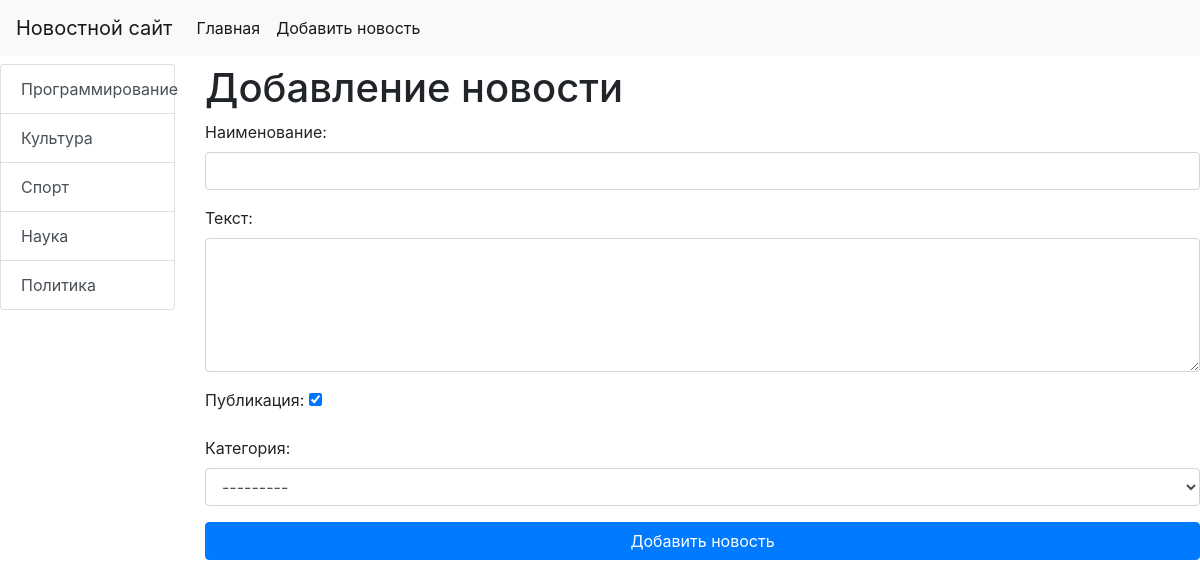
The app's page /news/add-news/ with its own data.
### news/models.py (models this page shows)
class Category(models.Model):
    title = models.CharField(max_length=150, db_index=True, verbose_name='Категория')
    def get_absolute_url(self):
        return reverse('category', kwargs={"category_id": self.pk})
    def __str__(self):
        return self.title
    class Meta:
        verbose_name = 'Категория'
        verbose_name_plural = 'Категории'

### news/views.py (the view)
# urls.py: path('news/add-news/', add_news, name='add_news'),
def add_news(request):
    if request.method == 'POST':
        form = NewsForm(request.POST)
        if form.is_valid():
            news = form.save()
            return redirect(news)
    else:
        form = NewsForm()
    return render(request, 'news/add_news.html', {'form': form})

### news/forms.py
class NewsForm(forms.ModelForm):
    class Meta:
        model = News
        fields = ['title', 'content', 'is_published', 'category']
        widgets = {
            'title': forms.TextInput(attrs={'class': "form-control"}),
            'content': forms.Textarea(attrs={'class': "form-control", 'rows': 5}),
            'category': forms.Select(attrs={'class': "form-control"}),
        }

### news/templatetags/news_tags.py (called while the page is built)
@register.inclusion_tag('news/list_categories.html')
def show_categories():
    categories = Category.objects.all()
    return {'categories': categories}

### news/templates/news/add_news.html (shortened to what this page needs)
{% extends 'base.html' %}
{% block sidebar %}
{% include 'inc/_sidebar.html' %}
{% endblock %}
{% block content %}
<h1>Добавление новости</h1>
<form action="{% url 'add_news' %}" method="POST">
    {{ form.as_p }}
    <button type="submit" class="btn btn-primary btn-block mr-6">Добавить новость</button>
</form>
{% endblock %}

### news/templates/news/list_categories.html
<div class="List-group">
    {% for item in categories %}
    <a href="{{ item.get_absolute_url }}" class="list-group-item list-group-item-action">{{ item.title }}</a>
    {% endfor %}
</div>

### records on screen
Category: title "Программирование"
Category: title "Культура"
Category: title "Спорт"
Category: title "Наука"
Category: title "Политика"
